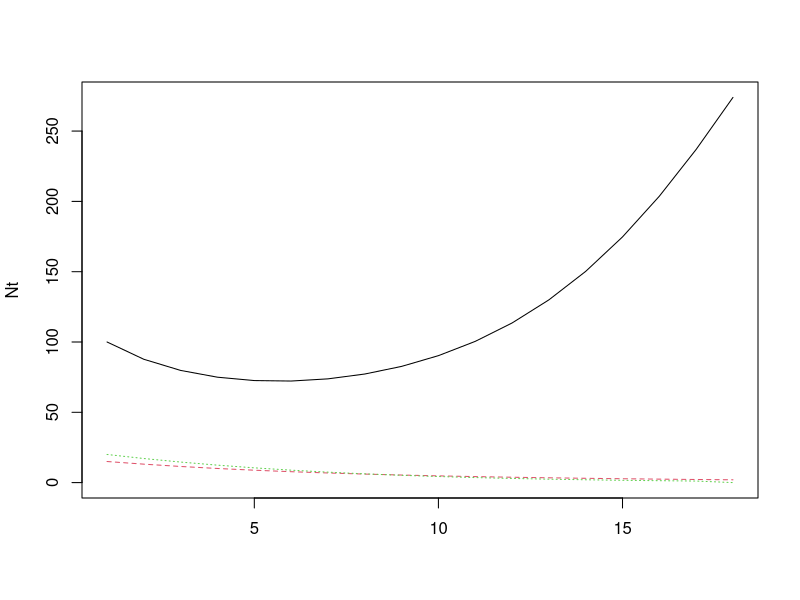
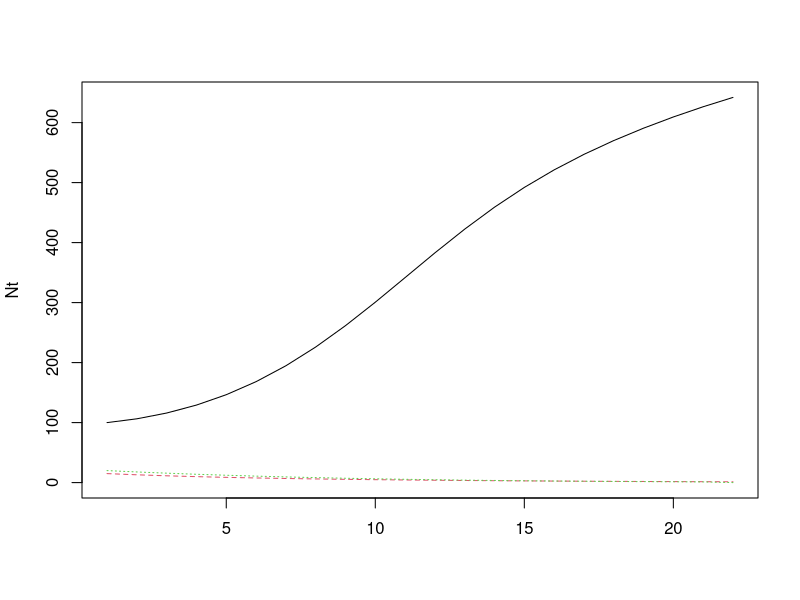
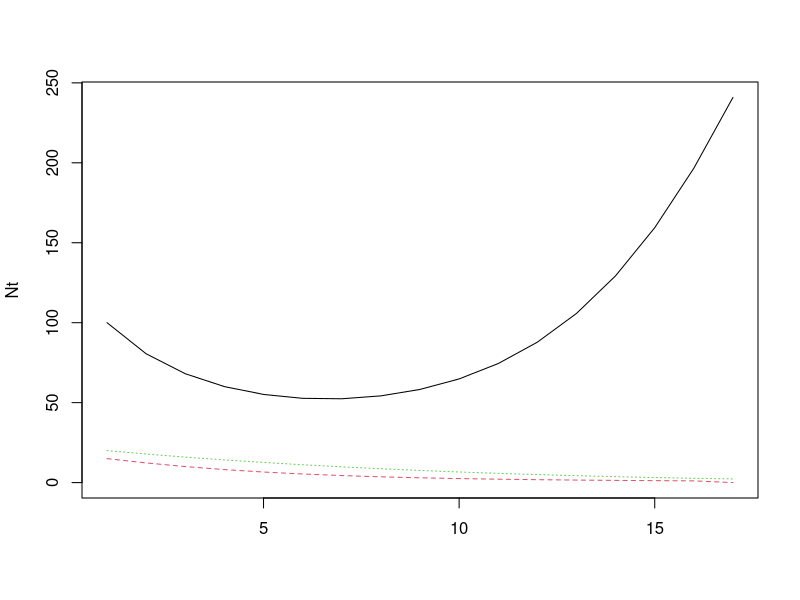
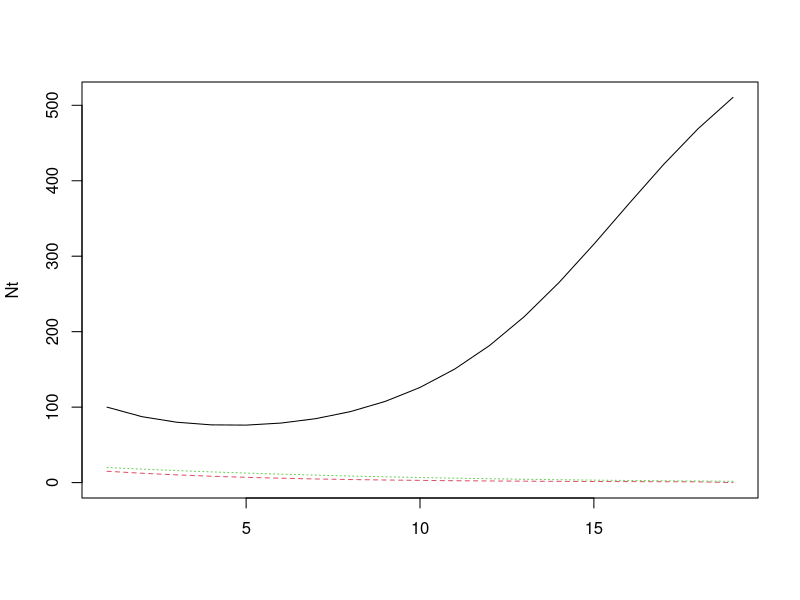
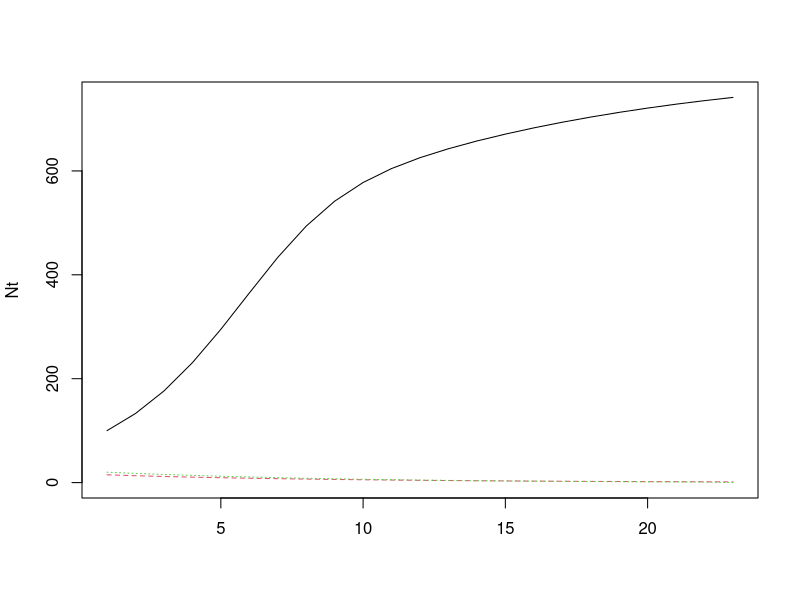
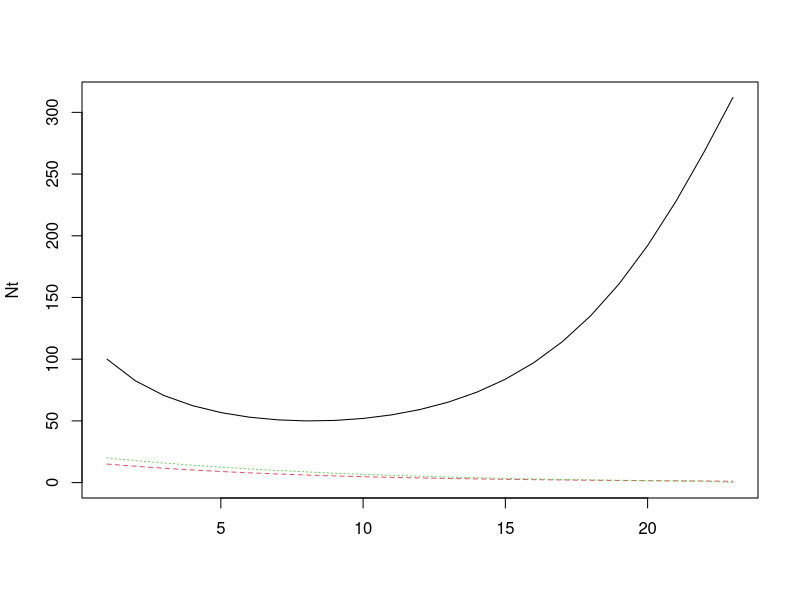
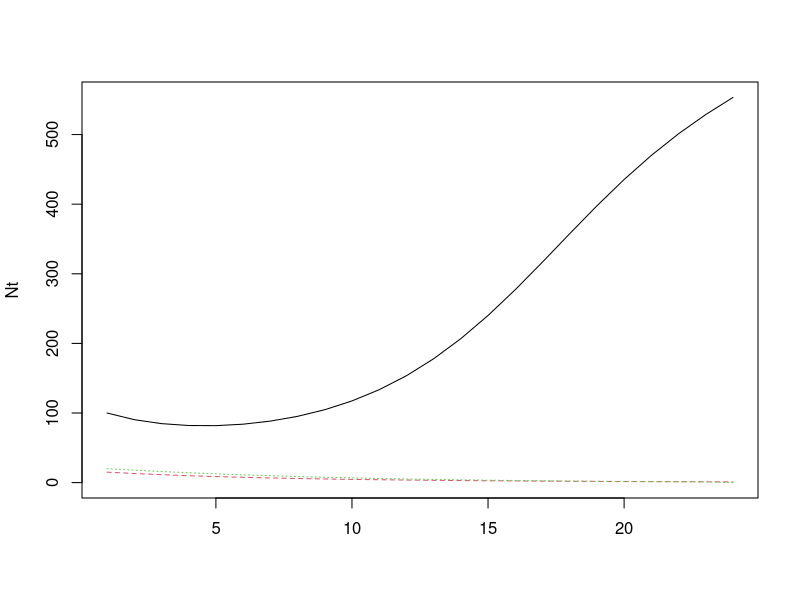
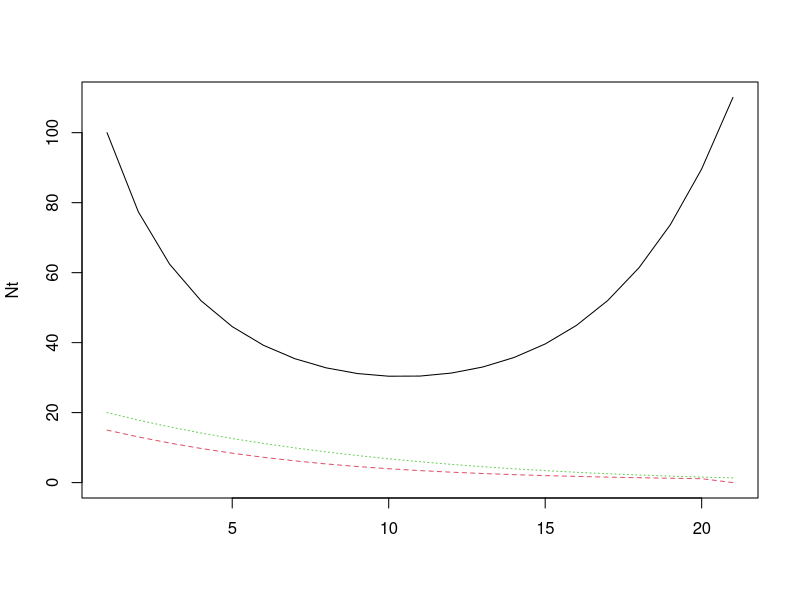

Here is the R script that generated these plots, in order:
# C-R-model Functions

# growth (nonzero for basal spp only)
G.i <- function(r, B, K){return(r * B * (1 - (B/K)))}
# death
d.i <- function(x, B){return(x * B)}


# impact of the resource on the consumer
Fij <- function(B, amat, B.o, q){
  denom <- (amat %*% B)^(1+q) + B.o^(1+q)
  numer <- (t(apply(amat, 1, function(x){x * B})))^(1+q)
  return(apply(numer, 2, function(x){x/denom}))
}


# impact of the consumer on the resource
Fji <- function(B, amat, B.o, q){
  denom <- (amat %*% B)^(1+q) + .5^(1+q)
  numer <- (t(apply(amat, 1, function(x){x * B})))^(1+q)
  apply(numer, 2, function(x){x/denom})
}


# Function for change of biomass in one timestep
#amat is input as the adjacency matrix of the network
dBdt <- function(r.i, B.i, K.i, x.i, yij, amat, q, eij){
  growth <- G.i(r.i, B.i, K.i) 
  death <- d.i(x.i, B.i) 
  funct <- x.i * yij * Fij(B.i, t(amat), .5, q) %*% B.i - (x.i * yij * Fji(B.i, amat, .5, q) %*% B.i)/eij
  return(growth - death + funct)
}


# Full model
web_dyn <- function(n.times = 100, amat, B.i, r.i, K.i, x.i = .5, yij = .6, q = .2, eij = 1, stochastic = FALSE, ext.thres = 10^-10){
  r.i2 <- r.i
  # create matrix with initial abundances
  B <- matrix(B.i, nrow = n.times, ncol = ncol(amat), byrow = T)
  for(i in 2:n.times){
    # stochastic growth rate
    if(stochastic){r.i2[r.i == 1] <- sapply(r.i[r.i == 1], function(x){rnorm(1, x, .1)})}
    
    # next time step
    B[i,] <- B[i-1,] + dBdt(r.i2, B.i = B[i-1,], K.i, x.i, yij, amat, q, eij)
    
    # Check extinctions
    B[i,][B[i,] < ext.thres] <- 0
  }
  return(B)
}

# get r.i from adjacency matrix
get.ri <- function(amat){
  r.i <- c()
  r.i[colSums(amat) == 0] <- 1
  r.i[colSums(amat) != 0] <- 0
  
  if(sum(r.i) == 0){r.i[sample(1:length(r.i), 1)] <- 1}
  return(r.i)
}

# Niche model functions
niche.model<-function(S,C){
  new.mat<-matrix(0,nrow=S,ncol=S)
  ci<-vector()
  niche<-runif(S,0,1)
  r<-rbeta(S,1,((1/(2*C))-1))*niche
  
  for(i in 1:S){
    ci[i]<-runif(1,r[i]/2,niche[i])
  }
  
  r[which(niche==min(niche))]<-.00000001
  
  for(i in 1:S){
    
    for(j in 1:S){
      if(niche[j]>(ci[i]-(.5*r[i])) && niche[j]<(ci[i]+.5*r[i])){
        new.mat[j,i]<-1
      }
    }
  }
  
  new.mat<-new.mat[,order(apply(new.mat,2,sum))]
  return(new.mat)
}


# motif_counter function from "web_functions.R"
motif_counter <- function(graph.lists){
  require(igraph)
  
  if(!is.list(graph.lists)){
    stop("The input should be a list of graph objects")
  }
  
  triad.count <- lapply(graph.lists, triad.census)
  triad.matrix <- matrix(unlist(triad.count), nrow = length(graph.lists), ncol = 16, byrow = T)
  colnames(triad.matrix) <- c("empty", "single", "mutual", "s5", "s4", "s1", "d4",
                              "d3", "s2", "s3","d8", "d2", "d1", "d5", "d7", "d6")
  
  triad.df <- as.data.frame(triad.matrix)
  
  motif.data.frame <- data.frame(s1 = triad.df$s1, s2 = triad.df$s2, s3 = triad.df$s3, s4 = triad.df$s4, 
                                 s5 = triad.df$s5, d1 = triad.df$d1, d2 = triad.df$d2, d3 = triad.df$d3, d4 = triad.df$d4,
                                 d5 = triad.df$d5, d6 = triad.df$d6, d7 = triad.df$d7, d8 = triad.df$d8)
  
  return(motif.data.frame)
}


# QSS functions
conversion <- function(tm){
  for(i in 1:nrow(tm)){
    for(j in 1:ncol(tm)){
      if(tm[i,j] == 1 & tm[j,i] == 0){tm[j,i] <- -1}
    }
  }
  return(tm)
}

ran.unif <- function(motmat){
  newmat <- apply(motmat, c(1,2), function(x){
    if(x==1){runif(1, 0, 10)}else if(x==-1){runif(1, -1, 0)} else{0}
  })
  diag(newmat) <- runif(nrow(newmat), -1, 0)
  return(newmat)
}

maxRE <- function(rmat){
  lam.max <- max(Re(eigen(rmat)$values))
  return(lam.max)
}

eig.analysis <- function(n, matrices){
  cols <- length(matrices)
  rows <- n
  eigenMATRIX <- matrix(0, nrow = rows, ncol = cols)
  for(i in 1:n){
    ranmat <- lapply(matrices, ran.unif)
    
    eigs <- sapply(ranmat, maxRE)
    eigenMATRIX[i,] <- eigs
  }
  return(eigenMATRIX)
}



## Lotka - Volterra

LV.fr <- function(N, A, h){
  numer <- A %*% N
  denom <- 1 + ((abs(A)*h) %*% N)
  
  return(numer/denom)
}


t <- c()
ex <- c()
me.neg <- c()
me.pos <- c()

for(i in 1:100){  
  A <- matrix(c(0,1,0,-1,0,1,0,-1,0), nrow = 3) * matrix(runif(9, 0, 1), nrow = 3)
  #A <- matrix(c(0,1,1,-1,0,0,-1,0,0), nrow = 3) * matrix(runif(9, 0, 1), nrow = 3)
  h <- 1
  K <- 1000
  #t = 50
  
  me.neg[i] <- mean(A[A<0])
  me.pos[i] <- mean(A[A>0])
  
  N <- c(100, 15, 20)
  
  #Nt <- matrix(nrow = t, ncol = nrow(A))
  #for(i in 1:t){
  
  Nt <- matrix(N, ncol = nrow(A))
  while(all(N > 0)){
    N <- N + c(1, .1, .1) * N * LV.fr(N, A, h) - (.2 * N) + (c(1,0,0) * N * (1 - (N/K))) 
    N[N<1] <- 0
    Nt <- rbind(Nt, as.vector(N))
  }
  matplot(Nt, typ = "l")
  t[i] <- nrow(Nt)
  ex[i] <- which(N == 0)
}